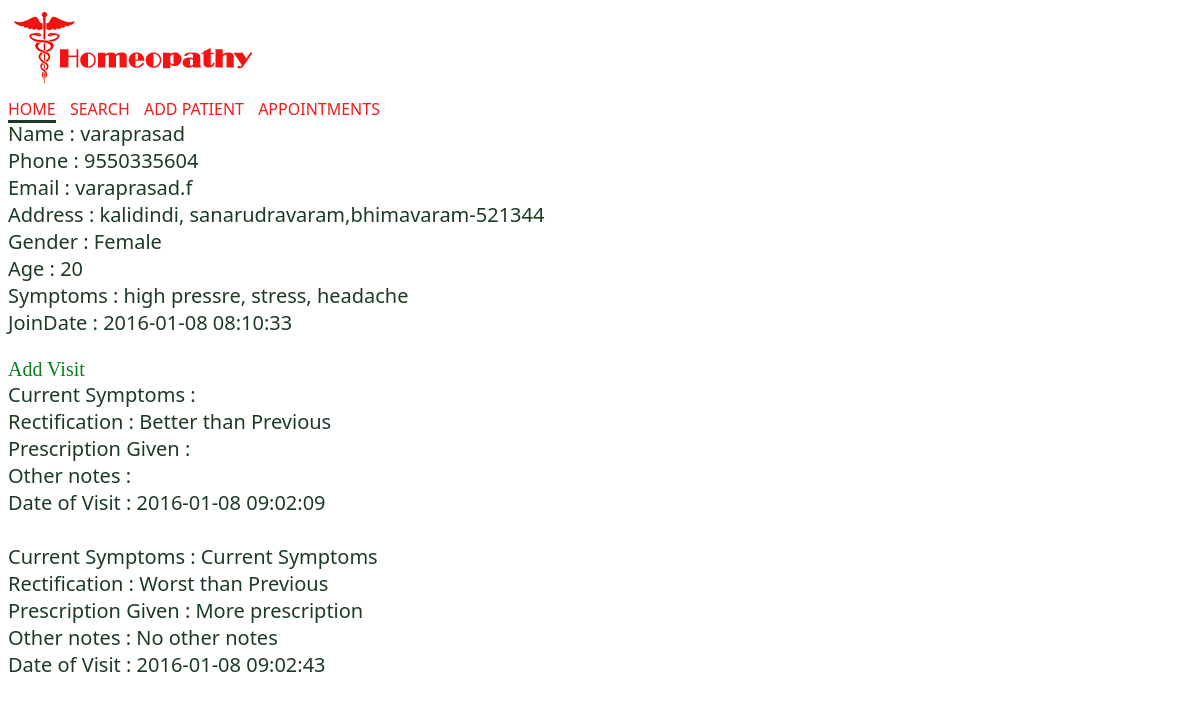
The page /admin/view_patient.php?p_id=1 on the database its author committed.
### tables this page shows
CREATE TABLE IF NOT EXISTS `patient` (
  `p_id` int(11) NOT NULL AUTO_INCREMENT,
  `pname` varchar(20) DEFAULT NULL,
  `phone` varchar(20) DEFAULT NULL,
  `email` varchar(12) DEFAULT NULL,
  `address` longtext,
  `gender` varchar(20) NOT NULL,
  `age` int(20) NOT NULL,
  `symptoms` longtext,
  `joindate` datetime DEFAULT NULL,
  PRIMARY KEY (`p_id`)
);

CREATE TABLE IF NOT EXISTS `visit` (
  `visit_id` int(11) NOT NULL AUTO_INCREMENT,
  `p_id` varchar(20) DEFAULT NULL,
  `cur_symts` longtext,
  `rect` varchar(200) DEFAULT NULL,
  `prec` longtext,
  `other` longtext,
  `joindate` datetime DEFAULT NULL,
  PRIMARY KEY (`visit_id`)
);

### admin/view_patient.php (the view, shortened to what this page needs)
<!DOCTYPE html>
<html>
<head>
  <link rel="stylesheet" href="index.css"   media="all"    type="text/css" />
</head>
<body>
<?php require_once("navmenu.php"); ?>
<?php
  $dbc = mysqli_connect(DB_HOST, DB_USER, DB_PASSWORD, DB_NAME);
     $p_id = $_GET['p_id'];
     $query = "SELECT * FROM patient WHERE p_id='$p_id'";
     $data = mysqli_query($dbc, $query);
	while($row = mysqli_fetch_array($data)) {
	      echo '<br><p id="val">Name : '.$row['pname'].'<br>';
	      echo 'Phone : '.$row['phone'].'<br>';
	      echo 'Email : '.$row['email'].'<br>';
	      echo 'Address : '.$row['address'].'<br>';
	      echo 'Gender : '.$row['gender'].'<br>';
	      echo 'Age : '.$row['age'].'<br>';
	      echo 'Symptoms : '.$row['symptoms'].'<br>';
	      echo 'JoinDate : '.$row['joindate'].'<br></p>';
	      echo '<br><a href="add_visit.php?p_id='.$row['p_id'].'" id="newlink">Add Visit</a>';
	}
     $query = "SELECT * FROM visit WHERE p_id='$p_id' ORDER BY joindate";
     $data = mysqli_query($dbc, $query);
	while($row = mysqli_fetch_array($data)) {
	      echo '<br><p id="val">Current Symptoms : '.$row['cur_symts'].'<br>';
	      echo 'Rectification : '.$row['rect'].'<br>';
	      echo 'Prescription Given : '.$row['prec'].'<br>';
	      echo 'Other notes : '.$row['other'].'<br>';
	      echo 'Date of Visit : '.$row['joindate'].'<br>';
	}
?>
</body>
</html>

### admin/index.css (style rules this page uses)
body p { color:#1C3B23; margin:0px; }
body a { text-decoration:none; color:#F51919; margin-right:10px; }
#newlink { color:#047F1C; font-family: Tw Cen MT; margin:0px; font-size:20px; }
#val { margin:0px; font-size:20px; }

### rows shown on the page
patient: pname "varaprasad", phone "9550335604", email "varaprasad.f", address "kalidindi, sanarudravaram,bhimavaram-521344", gender "Female", age "20", symptoms "high pressre, stress, headache", joindate "2016-01-08 08:10:33"
visit: rect "Better than Previous", joindate "2016-01-08 09:02:09"
visit: cur_symts "Current Symptoms", rect "Worst than Previous", prec "More prescription", other "No other notes", joindate "2016-01-08 09:02:43"
